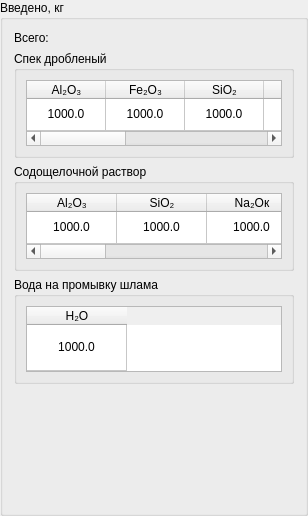
                  <widget class="QGroupBox" name="groupBox_71">
                   <property name="title">
                    <string>Введено, кг</string>
                   </property>
                   <layout class="QVBoxLayout" name="verticalLayout_11">
                    <item>
                     <widget class="QLabel" name="label_11">
                      <property name="text">
                       <string>Всего:</string>
                      </property>
                     </widget>
                    </item>
                    <item>
                     <widget class="QGroupBox" name="groupBox_259">
                      <property name="maximumSize">
                       <size>
                        <width>16777215</width>
                        <height>107</height>
                       </size>
                      </property>
                      <property name="title">
                       <string>Спек дробленый</string>
                      </property>
                      <layout class="QHBoxLayout" name="horizontalLayout_276">
                       <item>
                        <widget class="QTableWidget" name="tableCrushedSpeck18">
                         <property name="maximumSize">
                          <size>
                           <width>16777215</width>
                           <height>71</height>
                          </size>
                         </property>
                         <attribute name="horizontalHeaderDefaultSectionSize">
                          <number>79</number>
                         </attribute>
                         <attribute name="horizontalHeaderStretchLastSection">
                          <bool>true</bool>
                         </attribute>
                         <attribute name="verticalHeaderVisible">
                          <bool>false</bool>
                         </attribute>
                         <attribute name="verticalHeaderStretchLastSection">
                          <bool>true</bool>
                         </attribute>
                         <row>
                          <property name="text">
                           <string>1</string>
                          </property>
                         </row>
                         <column>
                          <property name="text">
                           <string>Al₂O₃</string>
                          </property>
                         </column>
                         <column>
                          <property name="text">
                           <string>Fe₂O₃</string>
                          </property>
                         </column>
                         <column>
                          <property name="text">
                           <string>SiO₂</string>
                          </property>
                         </column>
                         <column>
                          <property name="text">
                           <string>TiO₂</string>
                          </property>
                         </column>
                         <column>
                          <property name="text">
                           <string>CaO</string>
                          </property>
                         </column>
                         <column>
                          <property name="text">
                           <string>Na₂Oк</string>
                          </property>
                         </column>
                         <column>
                          <property name="text">
                           <string>Прочее</string>
                          </property>
                         </column>
                         <column>
                          <property name="text">
                           <string>Итого</string>
                          </property>
                         </column>
                         <item row="0" column="0">
                          <property name="text">
                           <string>1000.0</string>
                          </property>
                          <property name="textAlignment">
                           <set>AlignCenter</set>
                          </property>
                         </item>
                         <item row="0" column="1">
                          <property name="text">
                           <string>1000.0</string>
                          </property>
                          <property name="textAlignment">
                           <set>AlignCenter</set>
                          </property>
                         </item>
                         <item row="0" column="2">
                          <property name="text">
                           <string>1000.0</string>
                          </property>
                          <property name="textAlignment">
                           <set>AlignCenter</set>
                          </property>
                         </item>
                         <item row="0" column="3">
                          <property name="text">
                           <string>1000.0</string>
                          </property>
                          <property name="textAlignment">
                           <set>AlignCenter</set>
                          </property>
                         </item>
                         <item row="0" column="4">
                          <property name="text">
                           <string>1000.0</string>
                          </property>
                          <property name="textAlignment">
                           <set>AlignCenter</set>
                          </property>
                         </item>
                         <item row="0" column="5">
                          <property name="text">
                           <string>1000.0</string>
                          </property>
                          <property name="textAlignment">
                           <set>AlignCenter</set>
                          </property>
                         </item>
                         <item row="0" column="6">
                          <property name="text">
                           <string>1000.0</string>
                          </property>
                          <property name="textAlignment">
                           <set>AlignCenter</set>
                          </property>
                         </item>
                         <item row="0" column="7">
                          <property name="text">
                           <string>1000.0</string>
                          </property>
                          <property name="textAlignment">
                           <set>AlignCenter</set>
                          </property>
                         </item>
                        </widget>
                       </item>
                      </layout>
                     </widget>
                    </item>
                    <item>
                     <widget class="QGroupBox" name="groupBox_261">
                      <property name="maximumSize">
                       <size>
                        <width>16777215</width>
                        <height>107</height>
                       </size>
                      </property>
                      <property name="title">
                       <string>Содощелочной раствор</string>
                      </property>
                      <layout class="QHBoxLayout" name="horizontalLayout_278">
                       <item>
                        <widget class="QTableWidget" name="tableAlkalineSolution18">
                         <property name="maximumSize">
                          <size>
                           <width>16777215</width>
                           <height>71</height>
                          </size>
                         </property>
                         <attribute name="horizontalHeaderDefaultSectionSize">
                          <number>90</number>
                         </attribute>
                         <attribute name="horizontalHeaderStretchLastSection">
                          <bool>true</bool>
                         </attribute>
                         <attribute name="verticalHeaderVisible">
                          <bool>false</bool>
                         </attribute>
                         <attribute name="verticalHeaderStretchLastSection">
                          <bool>true</bool>
                         </attribute>
                         <row>
                          <property name="text">
                           <string>1</string>
                          </property>
                         </row>
                         <column>
                          <property name="text">
                           <string>Al₂O₃</string>
                          </property>
                         </column>
                         <column>
                          <property name="text">
                           <string>SiO₂</string>
                          </property>
                         </column>
                         <column>
                          <property name="text">
                           <string>Na₂Oк</string>
                          </property>
                         </column>
                         <column>
                          <property name="text">
                           <string>Na₂Oу</string>
                          </property>
                         </column>
                         <column>
                          <property name="text">
                           <string>CO₂</string>
                          </property>
                         </column>
                         <column>
                          <property name="text">
                           <string>H₂O</string>
                          </property>
                         </column>
                         <column>
                          <property name="text">
                           <string>Итого</string>
                          </property>
                         </column>
                         <item row="0" column="0">
                          <property name="text">
                           <string>1000.0</string>
                          </property>
                          <property name="textAlignment">
                           <set>AlignCenter</set>
                          </property>
                         </item>
                         <item row="0" column="1">
                          <property name="text">
                           <string>1000.0</string>
                          </property>
                          <property name="textAlignment">
                           <set>AlignCenter</set>
                          </property>
                         </item>
                         <item row="0" column="2">
                          <property name="text">
                           <string>1000.0</string>
                          </property>
                          <property name="textAlignment">
                           <set>AlignCenter</set>
                          </property>
                         </item>
                         <item row="0" column="3">
                          <property name="text">
                           <string>1000.0</string>
                          </property>
                          <property name="textAlignment">
                           <set>AlignCenter</set>
                          </property>
                         </item>
                         <item row="0" column="4">
                          <property name="text">
                           <string>1000.0</string>
                          </property>
                          <property name="textAlignment">
                           <set>AlignCenter</set>
                          </property>
                         </item>
                         <item row="0" column="5">
                          <property name="text">
                           <string>1000.0</string>
                          </property>
                          <property name="textAlignment">
                           <set>AlignCenter</set>
                          </property>
                         </item>
                         <item row="0" column="6">
                          <property name="text">
                           <string>1000.0</string>
                          </property>
                          <property name="textAlignment">
                           <set>AlignCenter</set>
                          </property>
                         </item>
                        </widget>
                       </item>
                      </layout>
                     </widget>
                    </item>
                    <item>
                     <widget class="QGroupBox" name="groupBox_260">
                      <property name="maximumSize">
                       <size>
                        <width>16777215</width>
                        <height>107</height>
                       </size>
                      </property>
                      <property name="title">
                       <string>Вода на промывку шлама</string>
                      </property>
                      <layout class="QHBoxLayout" name="horizontalLayout_277">
                       <item>
                        <widget class="QTableWidget" name="tableWater18">
                         <property name="maximumSize">
                          <size>
                           <width>16777215</width>
                           <height>71</height>
                          </size>
                         </property>
                         <attribute name="horizontalHeaderDefaultSectionSize">
                          <number>100</number>
                         </attribute>
                         <attribute name="verticalHeaderVisible">
                          <bool>false</bool>
                         </attribute>
                         <attribute name="verticalHeaderStretchLastSection">
                          <bool>true</bool>
                         </attribute>
                         <row>
                          <property name="text">
                           <string>1</string>
                          </property>
                         </row>
                         <column>
                          <property name="text">
                           <string>H₂O</string>
                          </property>
                         </column>
                         <item row="0" column="0">
                          <property name="text">
                           <string>1000.0</string>
                          </property>
                          <property name="textAlignment">
                           <set>AlignCenter</set>
                          </property>
                         </item>
                        </widget>
                       </item>
                      </layout>
                     </widget>
                    </item>
                    <item>
                     <spacer name="verticalSpacer_11">
                      <property name="orientation">
                       <enum>Qt::Vertical</enum>
                      </property>
                      <property name="sizeHint" stdset="0">
                       <size>
                        <width>20</width>
                        <height>118</height>
                       </size>
                      </property>
                     </spacer>
                    </item>
                   </layout>
                  </widget>
